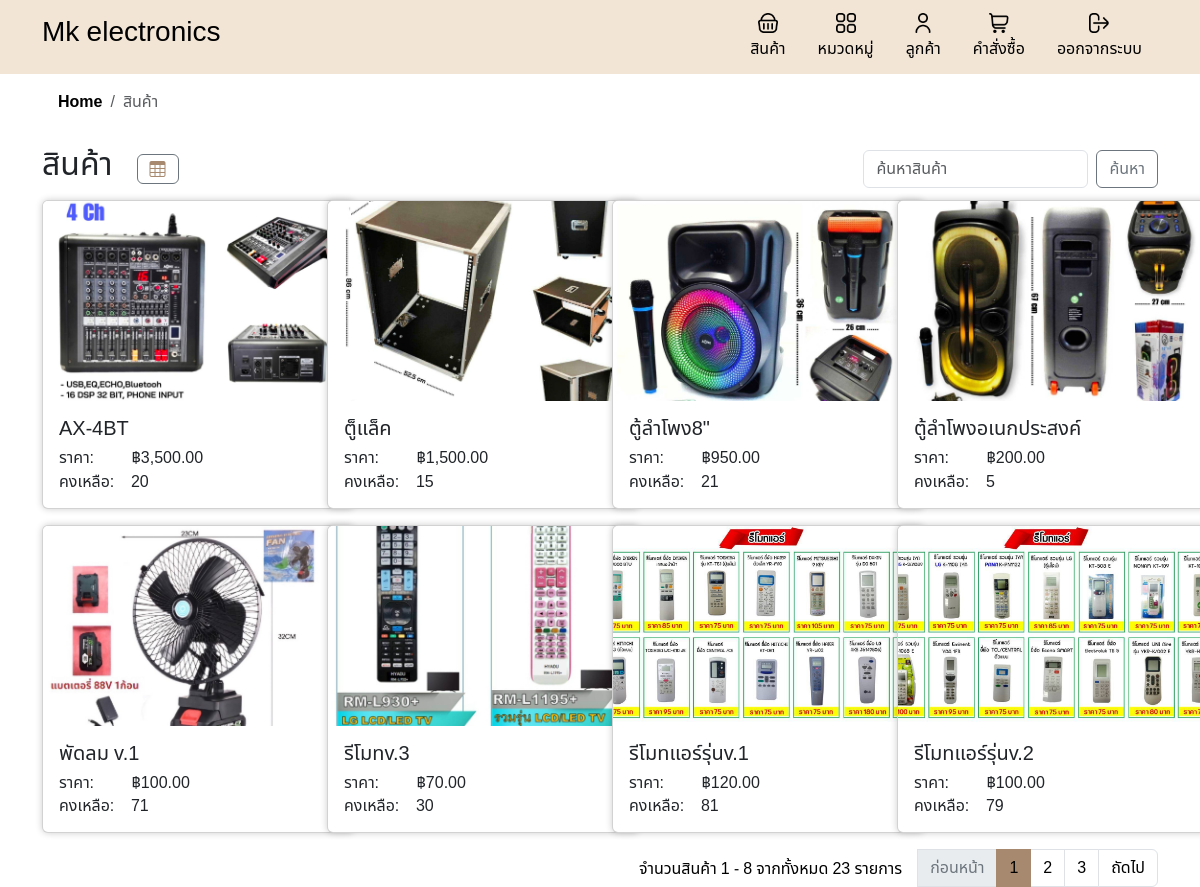
/product_card.php (signed in), run on the app's committed database.
### tables this page shows
CREATE TABLE `products` (
  `product_id` int(11) NOT NULL,
  `product_name` varchar(255) NOT NULL,
  `description` text DEFAULT NULL,
  `price` decimal(10,2) NOT NULL,
  `quantity` int(11) NOT NULL,
  `category_id` int(11) DEFAULT NULL,
  `created_at` timestamp NOT NULL DEFAULT current_timestamp(),
  `image` varchar(255) DEFAULT NULL
);

### product_card.php (the view, shortened to what this page needs)
<?php
include 'header.php';
include 'db.php';
include 'inc/links.php';
$search = isset($_GET['search']) ? $_GET['search'] : '';
$sort = isset($_GET['sort']) ? $_GET['sort'] : 'product_name';
$order = isset($_GET['order']) ? $_GET['order'] : 'ASC';
$records_per_page = 8;
$current_page = isset($_GET['page']) ? intval($_GET['page']) : 1;
$offset = ($current_page - 1) * $records_per_page;
$sql = "SELECT p.product_id, p.product_name, c.category_name, p.price, p.quantity, p.image,
        AVG(pc.cost_per_unit) AS avg_cost
        FROM products p
        JOIN categories c ON p.category_id = c.category_id
        LEFT JOIN product_costs pc ON p.product_id = pc.product_id";
$sql .= " GROUP BY p.product_id ORDER BY $sort $order LIMIT ? OFFSET ?";
$stmt = $conn->prepare($sql);
if ($search) {
    $search_param = "%$search%";
    $stmt->bind_param("sii", $search_param, $records_per_page, $offset);
} else {
    $stmt->bind_param("ii", $records_per_page, $offset);
}
$stmt->execute();
$result = $stmt->get_result();
$count_sql = "SELECT COUNT(*) as total_records FROM products";
if ($search) {
    $count_sql .= " WHERE product_name LIKE ?";
    $count_stmt = $conn->prepare($count_sql);
    $count_stmt->bind_param("s", $search_param);
    $count_stmt->execute();
    $count_result = $count_stmt->get_result();
} else {
    $count_result = $conn->query($count_sql);
}
$total_records = $count_result->fetch_assoc()['total_records'];
$total_pages = ceil($total_records / $records_per_page);
?>
<!DOCTYPE html>
<html lang="th">
<head>
</head>
<body>
    <div class="container">
        <nav aria-label="breadcrumb">
            <ol class="breadcrumb breadcrumb-chevron p-3 rounded -3">
                <li class="breadcrumb-item">
                    <a class="link-body-emphasis fw-semibold text-decoration-none" href="home.php">Home</a>
                </li>
                <li class="breadcrumb-item active" aria-current="page">สินค้า</li>
            </ol>
        </nav>
        <div class="d-flex justify-content-between align-items-center mb-2 ">
            <h2>สินค้า</h2>
            <a href="product.php" class="btn btn-outline-secondary custom-btn me-2">
                <i class="bi-table" style="color: #A6896F;"></i>
            </a>
            <div class="d-flex flex-grow-1 justify-content-end align-items-center gap-2">
                <form class="d-flex m-0" action="" method="get">
                    <input class="form-control me-2" type="search" name="search" placeholder="ค้นหาสินค้า"
                        aria-label="Search" value="<?php echo htmlspecialchars($search); ?>">
                    <button class="btn btn-outline-secondary custom-btn-t" type="submit">ค้นหา</button>
                </form>
            </div>
        </div>
        <div class="row">
            <?php
            if ($result->num_rows > 0) {
                while ($row = $result->fetch_assoc()) {
                    echo "<div class='col-md-3 mb-3'>
                    <a href='detail_product.php?product_id=" . htmlspecialchars($row['product_id']) . "' class='text-decoration-none text-dark'>
                        <div class='card' style='width: 19.5rem;'>
                            <img class='card-img-top' src='uploads/" . htmlspecialchars($row['image']) . "' alt='Product Image' style='width: 307px; height: 200px; object-fit: cover;'>
                            <div class='card-body'>
                                <h5 class='card-title'>" . htmlspecialchars($row['product_name']) . "</h5>
                                <h6 class='card-text mb-1'>ราคา: &nbsp; &nbsp; &nbsp; &nbsp; ฿" . number_format(htmlspecialchars($row['price']), 2) . "</h6>
                                <h6 class='card-text'>คงเหลือ: &nbsp; &nbsp;" . htmlspecialchars($row['quantity']) . "</h6>
                            </div>
                        </div>
                    </a>
                </div>";
                }
            } else {
                echo "<div class='col-12'><p>ไม่มีข้อมูลสินค้า</p></div>";
            }
            ?>
        </div>
        <nav aria-label="Page navigation example">
            <ul class="pagination justify-content-end">
                <div class="mt-2 me-3">
                    <?php
                    $start_number = ($current_page - 1) * $records_per_page + 1;
                    $end_number = min($start_number + $records_per_page - 1, $total_records);
                    echo "จำนวนสินค้า $start_number - $end_number จากทั้งหมด $total_records รายการ";
                    ?>
                </div>
                <?php if ($current_page > 1): ?>
                    <li class="page-item">
                        <a class="page-link"
                            href="?page=<?php echo $current_page - 1; ?>&search=<?php echo urlencode($search); ?>&sort=<?php echo $sort; ?>&order=<?php echo $order; ?>">ก่อนหน้า</a>
                    </li>
                <?php else: ?>
                    <li class="page-item disabled">
                        <a class="page-link">ก่อนหน้า</a>
                    </li>
                <?php endif; ?>
                <?php for ($i = 1; $i <= $total_pages; $i++): ?>
                    <li class="page-item <?php echo ($i == $current_page) ? 'active' : ''; ?>">
                        <a class="page-link"
                            href="?page=<?php echo $i; ?>&search=<?php echo urlencode($search); ?>&sort=<?php echo $sort; ?>&order=<?php echo $order; ?>">
                            <?php echo $i; ?>
                        </a>
                    </li>
                <?php endfor; ?>
                <?php if ($current_page < $total_pages): ?>
                    <li class="page-item">
                        <a class="page-link"
                            href="?page=<?php echo $current_page + 1; ?>&search=<?php echo urlencode($search); ?>&sort=<?php echo $sort; ?>&order=<?php echo $order; ?>">ถัดไป</a>
                    </li>
                <?php else: ?>
                    <li class="page-item disabled">
                        <a class="page-link">ถัดไป</a>
                    </li>
                <?php endif; ?>
            </ul>
        </nav>
    </div>
</body>
</html>

### style.css (style rules this page uses)
* { font-family: "Noto Sans Thai", sans-serif; }
html { overflow-y: scroll; }
body { font-family: "Noto Sans Thai", sans-serif; background-color: #ffffff; }
.card { background-color: #F2E5D5; border-radius: 8px; box-sizing: border-box; border: 2px solid #C7A98B; box-shadow: 0 0 7px rgba(0, 0, 0, 0.2); }
@media (max-width: 1200px) { .card { width: calc(50% - 20px); } }
.custom-btn { background-color: #ffffff; color: #000000; border: 2px solid #C7A98B; }
.custom-btn-t { background-color: #C7A98B; color: #000000; border: none; }
.pagination { color: #000; }
.page-item.active .page-link { background-color: #A6896F; border-color: #A6896F; color: #000000; }
.page-item .page-link { color: #000000; }
.page-item.disabled .page-link { color: #6c757d; }
body { margin-bottom: 20px; padding: 0; background-color: #f8f9fa; }
html, body { height: 100%; }

### data on the page
products: image (picture), product_name "AX-4BT", price "3,500.00", quantity "20"
products: image (picture), product_name "ตู็แล็ค", price "1,500.00", quantity "15"
products: image (picture), product_name "ตู้ลำโพง8\"", price "950.00", quantity "21"
products: image (picture), product_name "ตู้ลำโพงอเนกประสงค์", price "200.00", quantity "5"
products: image (picture), product_name "พัดลม v.1", price "100.00", quantity "71"
products: image (picture), product_name "รีโมทv.3", price "70.00", quantity "30"
products: image (picture), product_name "รีโมทแอร์รุ่นv.1", price "120.00", quantity "81"
products: image (picture), product_name "รีโมทแอร์รุ่นv.2", price "100.00", quantity "79"

### other printed values
$start_number "1"
$end_number "8"
$total_records "23"
